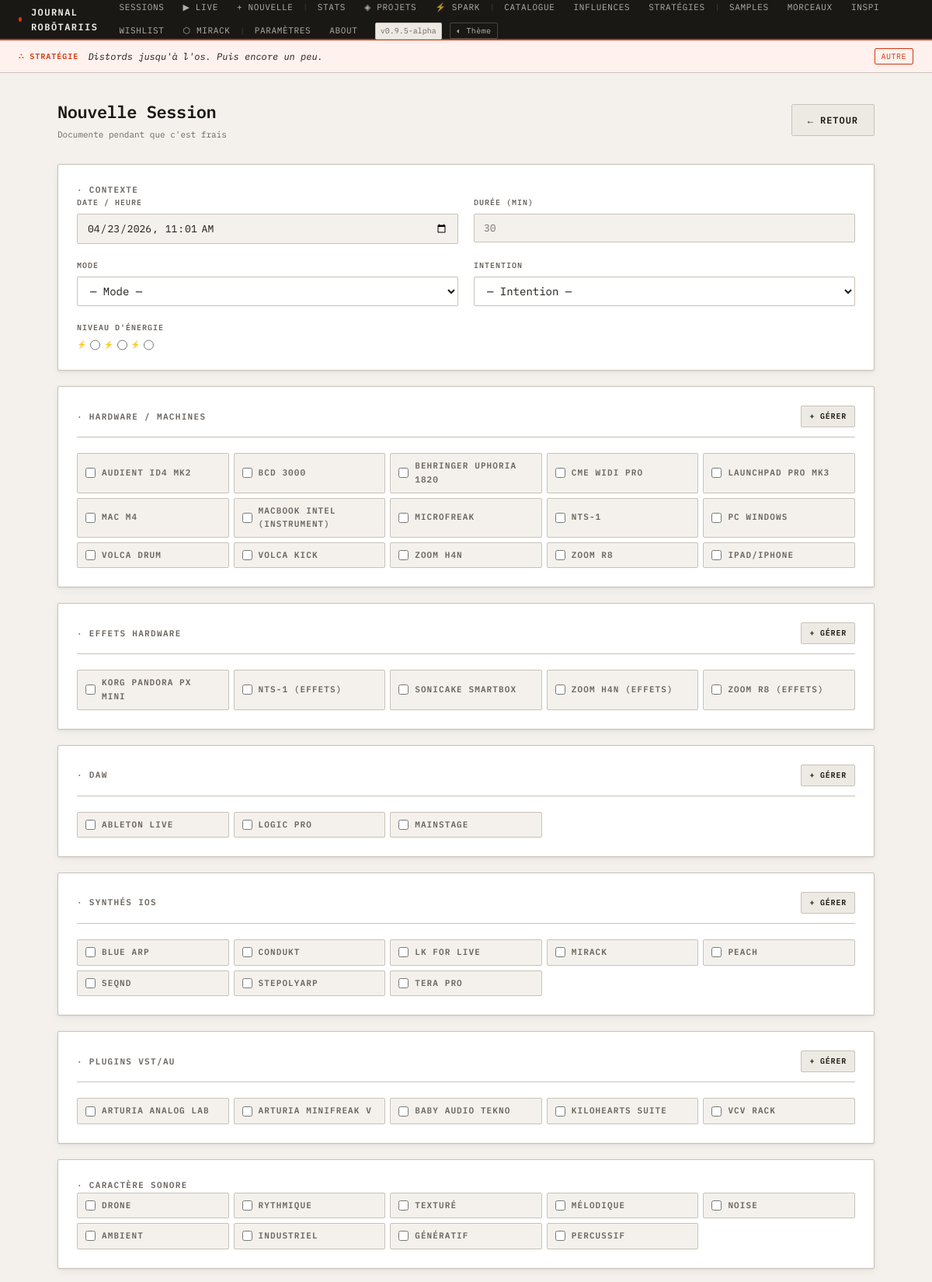
The app's page /new (upper part) with its own data.
### tables this page shows
CREATE TABLE obliques (
            id INTEGER PRIMARY KEY AUTOINCREMENT,
            text TEXT NOT NULL,
            active INTEGER DEFAULT 1,
            created_at TEXT DEFAULT CURRENT_TIMESTAMP
        );

CREATE TABLE catalogue (
            id INTEGER PRIMARY KEY AUTOINCREMENT,
            type TEXT NOT NULL,
            name TEXT NOT NULL,
            active INTEGER DEFAULT 1,
            notes TEXT,
            created_at TEXT DEFAULT CURRENT_TIMESTAMP
        );

### app.py (the view, shortened to what this page needs)
@app.route("/new", methods=["GET", "POST"])
def new_session():
    prefill = None
    from_live = request.args.get("from_live")
    from_id = request.args.get("from")
    if from_id and not prefill:
        pf_conn = get_db()
        prefill = pf_conn.execute(
            "SELECT * FROM sessions WHERE id=?", (from_id,)
        ).fetchone()
        pf_conn.close()
    cat = get_catalogue()
    conn = get_db()
    all_sessions = conn.execute("SELECT id, date, machines FROM sessions ORDER BY date DESC").fetchall()
    projects = conn.execute("SELECT * FROM projects ORDER BY title").fetchall()
    conn.close()
    return render_template("new.html",
                           catalogue=cat,
                           item_types=ITEM_TYPES,
                           characters=CHARACTERS,
                           modes=MODES,
                           intentions=INTENTIONS,
                           influences=get_influences_active(),
                           oblique=rand_oblique(),
                           all_sessions=all_sessions,
                           projects=projects,
                           prefill=prefill,
                           version=VERSION,
                           now=datetime.now().strftime("%Y-%m-%dT%H:%M"))

### app.py (called while the page is built)
def get_config():
    if os.path.exists(CONFIG_PATH):
        try:
            with open(CONFIG_PATH, encoding="utf-8") as f:
                return json.load(f)
        except Exception:
            pass
    return {}

def get_db():
    conn = sqlite3.connect(DB_PATH)
    conn.row_factory = sqlite3.Row
    return conn

def rand_oblique():
    conn = get_db()
    rows = conn.execute(
        "SELECT text FROM obliques WHERE active=1"
    ).fetchall()
    conn.close()
    if not rows:
        return "La machine ne ment pas. Elle déforme."
    return random.choice(rows)["text"]

def get_catalogue():
    conn = get_db()
    rows = conn.execute(
        "SELECT * FROM catalogue WHERE active=1 ORDER BY type, name"
    ).fetchall()
    conn.close()
    result = {k: [] for k in ITEM_TYPES}
    for r in rows:
        if r["type"] in result:
            result[r["type"]].append(dict(r))
    return result

def get_influences_active():
    conn = get_db()
    rows = conn.execute(
        "SELECT * FROM influences WHERE active=1 ORDER BY name"
    ).fetchall()
    conn.close()
    return [dict(r) for r in rows]

@app.context_processor
def inject_globals():
    try:
        conn = get_db()
        live = conn.execute("SELECT id FROM live_session LIMIT 1").fetchone()
        conn.close()
        cfg = get_config()
        return {
            "has_live": live is not None,
            "obsidian_vault": cfg.get("obsidian_vault", ""),
        }
    except Exception:
        return {"has_live": False, "obsidian_vault": ""}

### templates/new.html (shortened to what this page needs)
{% extends "base.html" %}
{% block content %}
{% set pf_machines   = (prefill.machines   or '').split(', ') if prefill else [] %}
{% set pf_effects    = (prefill.effects    or '').split(', ') if prefill else [] %}
{% set pf_daws       = (prefill.daws       or '').split(', ') if prefill else [] %}
{% set pf_ios        = (prefill.synths_ios or '').split(', ') if prefill else [] %}
{% set pf_plugins    = (prefill.plugins    or '').split(', ') if prefill else [] %}
{% set pf_characters = (prefill.character  or '').split(', ') if prefill else [] %}
{% set pf_influences = (prefill.influences or '').split(', ') if prefill else [] %}
{% set from_live = prefill and prefill.get('_from_live') if prefill is mapping else (prefill['_from_live'] if prefill else false) %}
<div class="page-header">
    <div>
        <div class="page-title">
            {% if prefill %}
                {% if prefill is mapping and prefill.get('_from_live') %}
                    Documenter la session
                    <span style="font-size:14px;color:var(--accent);font-weight:400;">— {{ (prefill.duration_min or 0)|int }} min enregistrées</span>
                {% else %}
                    Nouvelle Session <span style="font-size:14px;color:var(--text-muted);font-weight:400;">— Setup copié de #{{ prefill.id }}</span>
                {% endif %}
            {% else %}
                Nouvelle Session
            {% endif %}
        </div>
        <div class="page-subtitle">Documente pendant que c'est frais</div>
    </div>
    <a href="{{ url_for('index') }}" class="btn btn-secondary">← Retour</a>
</div>
<form method="POST" action="{{ url_for('new_session') }}" data-autosave>
<div class="card">
    <div class="card-title">∙ Contexte</div>
    <div class="form-grid">
        <div class="form-group">
            <label>Date / Heure</label>
            <input type="datetime-local" name="date" value="{{ now }}">
        </div>
        <div class="form-group">
            <label>Durée (min)</label>
            <input type="number" name="duration_min" placeholder="30" min="1"
                value="{{ prefill.duration_min if (prefill is mapping and prefill and prefill.get('_from_live')) else '' }}">
        </div>
        <div class="form-group">
            <label>Mode</label>
            <select name="mode">
                <option value="">— Mode —</option>
                {% set pf_mode = (prefill.mode or '') if prefill else '' %}
            </select>
        </div>
        <div class="form-group">
            <label>Intention</label>
            <select name="intention">
                <option value="">— Intention —</option>
                {% set pf_intention = (prefill.intention or '') if prefill else '' %}
            </select>
        </div>
        <div class="form-group full">
            <label>Niveau d'énergie</label>
            <div class="star-group">
                <input type="radio" name="energy_level" id="e3" value="3"><label for="e3">⚡</label>
                <input type="radio" name="energy_level" id="e2" value="2"><label for="e2">⚡</label>
                <input type="radio" name="energy_level" id="e1" value="1"><label for="e1">⚡</label>
            </div>
        </div>
    </div>
</div>
<div class="card">
    <div class="card-header">
        <span class="card-title">∙ Hardware / Machines</span>
        <a href="{{ url_for('manage_catalogue') }}" class="btn btn-secondary btn-sm" target="_blank">+ Gérer</a>
    </div>
    <div class="check-grid">
        {% for item in catalogue.machine %}
        <label class="chk">
            <input type="checkbox" name="machines" value="{{ item.name }}" {% if item.name in pf_machines %}checked{% endif %}>
            <span>{{ item.name }}</span>
        </label>
        {% endfor %}
    </div>
</div>
<div class="card">
    <div class="card-header">
        <span class="card-title">∙ Effets Hardware</span>
        <a href="{{ url_for('manage_catalogue') }}" class="btn btn-secondary btn-sm" target="_blank">+ Gérer</a>
    </div>
    <div class="check-grid">
        {% for item in catalogue.effet %}
        <label class="chk">
            <input type="checkbox" name="effects" value="{{ item.name }}" {% if item.name in pf_effects %}checked{% endif %}>
            <span>{{ item.name }}</span>
        </label>
        {% endfor %}
    </div>
</div>
<div class="card">
    <div class="card-header">
        <span class="card-title">∙ DAW</span>
        <a href="{{ url_for('manage_catalogue') }}" class="btn btn-secondary btn-sm" target="_blank">+ Gérer</a>
    </div>
    <div class="check-grid">
        {% for item in catalogue.daw %}
        <label class="chk">
            <input type="checkbox" name="daws" value="{{ item.name }}" {% if item.name in pf_daws %}checked{% endif %}>
            <span>{{ item.name }}</span>
        </label>
        {% endfor %}
    </div>
</div>
<div class="card">
    <div class="card-header">
        <span class="card-title">∙ Synthés iOS</span>
        <a href="{{ url_for('manage_catalogue') }}" class="btn btn-secondary btn-sm" target="_blank">+ Gérer</a>
    </div>
    <div class="check-grid">
        {% for item in catalogue.synth_ios %}
        <label class="chk">
            <input type="checkbox" name="synths_ios" value="{{ item.name }}" {% if item.name in pf_ios %}checked{% endif %}>
            <span>{{ item.name }}</span>
        </label>
        {% endfor %}
    </div>
</div>
<div class="card">
    <div class="card-header">
        <span class="card-title">∙ Plugins VST/AU</span>
        <a href="{{ url_for('manage_catalogue') }}" class="btn btn-secondary btn-sm" target="_blank">+ Gérer</a>
    </div>
    <div class="check-grid">
        {% for item in catalogue.plugin %}
        <label class="chk">
            <input type="checkbox" name="plugins" value="{{ item.name }}" {% if item.name in pf_plugins %}checked{% endif %}>
            <span>{{ item.name }}</span>
        </label>
        {% endfor %}
    </div>
</div>
<div class="card">
    <div class="card-title">∙ Caractère sonore</div>
    <div class="check-grid">
        {% for c in characters %}
        <label class="chk">
            <input type="checkbox" name="character" value="{{ c }}" {% if c in pf_characters %}checked{% endif %}>
            <span>{{ c }}</span>
        </label>
        {% endfor %}
    </div>
</div>
    {% set effective_oblique = (prefill.oblique if (prefill is mapping and prefill and prefill.get('_from_live')) else none) or oblique %}
</form>
{% endblock %}

### templates/base.html (shortened to what this page needs)
<!DOCTYPE html>
<html lang="fr">
<head>
</head>
<body>
    <header>
        <div class="header-brand"><span class="dot"></span>Journal Robōtariis</div>
        <nav class="header-nav">
            <a href="{{ url_for('index') }}">Sessions</a>
            <a href="{{ url_for('live') }}">▶ Live</a>
            <a href="{{ url_for('new_session') }}">+ Nouvelle</a>
            <span class="sep">|</span>
            <a href="{{ url_for('stats') }}">Stats</a>
            <a href="{{ url_for('list_projects') }}">◈ Projets</a>
            <a href="{{ url_for('spark') }}">⚡ Spark</a>
            <span class="sep">|</span>
            <a href="{{ url_for('manage_catalogue') }}">Catalogue</a>
            <a href="{{ url_for('manage_influences') }}">Influences</a>
            <a href="{{ url_for('manage_obliques') }}">Stratégies</a>
            <span class="sep">|</span>
            <a href="{{ url_for('manage_samples') }}">Samples</a>
            <a href="{{ url_for('manage_tracks') }}">Morceaux</a>
            <a href="{{ url_for('manage_inspirations') }}">Inspi</a>
            <a href="{{ url_for('manage_wishlist') }}">Wishlist</a>
            <a href="{{ url_for('manage_mirack') }}">⬡ MiRack</a>
            <span class="sep">|</span>
            <a href="{{ url_for('settings') }}">Paramètres</a>
            <a href="{{ url_for('about') }}">About</a>
            <span class="version-badge">v{{ version }}</span>
            <div id="theme-picker" style="display:flex;align-items:center;gap:4px;margin-left:6px;position:relative;">
                <button onclick="toggleThemePicker()" title="Thème"
                    style="background:none;border:1px solid rgba(255,255,255,0.2);color:rgba(255,255,255,0.7);font-family:var(--mono);font-size:10px;padding:3px 8px;border-radius:var(--radius);cursor:pointer;letter-spacing:.04em;">
                    ◐ Thème
                </button>
                    {% set themes = [
                        ('beton',           '#F4F1EC', '#D4380D', 'Béton'),
                        ('t-machine',       '#111210', '#E84B1A', 'Machine'),
                        ('t-nord',          '#2E3440', '#BF616A', 'Nord'),
                        ('t-solarized-dark','#002B36', '#DC322F', 'Solarized Dark'),
                        ('t-solarized-light','#FDF6E3','#DC322F', 'Solarized Light'),
                        ('t-gruvbox',       '#282828', '#FB4934', 'Gruvbox'),
                    ] %}
            </div>
        </nav>
    </header>
    {% if oblique is defined %}
    <div class="oblique-banner">
        <span class="oblique-label">∴ Stratégie</span>
        <span class="oblique-text" id="oblique-text">{{ oblique }}</span>
        <button class="oblique-btn" onclick="refreshOblique()">Autre</button>
    </div>
    {% endif %}
    <main>{% block content %}{% endblock %}</main>
</body>
</html>

### records on screen
obliques: text "Distords jusqu'à l'os. Puis encore un peu."
catalogue: name "AUDIENT ID4 MK2"
catalogue: name "BCD 3000"
catalogue: name "BEHRINGER UPHORIA 1820"
catalogue: name "CME WIDI PRO"
catalogue: name "LAUNCHPAD PRO MK3"
catalogue: name "MAC M4"
catalogue: name "MACBOOK INTEL (INSTRUMENT)"
catalogue: name "MICROFREAK"
catalogue: name "NTS-1"
catalogue: name "PC WINDOWS"
catalogue: name "VOLCA DRUM"
catalogue: name "VOLCA KICK"
catalogue: name "ZOOM H4N"
catalogue: name "ZOOM R8"
catalogue: name "IPAD/IPHONE"
catalogue: name "KORG PANDORA PX MINI"
catalogue: name "NTS-1 (EFFETS)"
catalogue: name "SONICAKE SMARTBOX"
catalogue: name "ZOOM H4N (EFFETS)"
catalogue: name "ZOOM R8 (EFFETS)"
catalogue: name "ABLETON LIVE"
catalogue: name "LOGIC PRO"
catalogue: name "MAINSTAGE"
catalogue: name "BLUE ARP"
catalogue: name "CONDUKT"
catalogue: name "LK FOR LIVE"
catalogue: name "MIRACK"
catalogue: name "PEACH"
catalogue: name "SEQND"
catalogue: name "STEPOLYARP"
catalogue: name "TERA PRO"
catalogue: name "ARTURIA ANALOG LAB"
catalogue: name "ARTURIA MINIFREAK V"
catalogue: name "BABY AUDIO TEKNO"
catalogue: name "KILOHEARTS SUITE"
catalogue: name "VCV RACK"

### other values on screen
{{ version }} "0.9.5-alpha"
{{ c }} "DRONE" "RYTHMIQUE" "TEXTURÉ" "MÉLODIQUE" "NOISE" "AMBIENT" "INDUSTRIEL" "GÉNÉRATIF" "PERCUSSIF"
